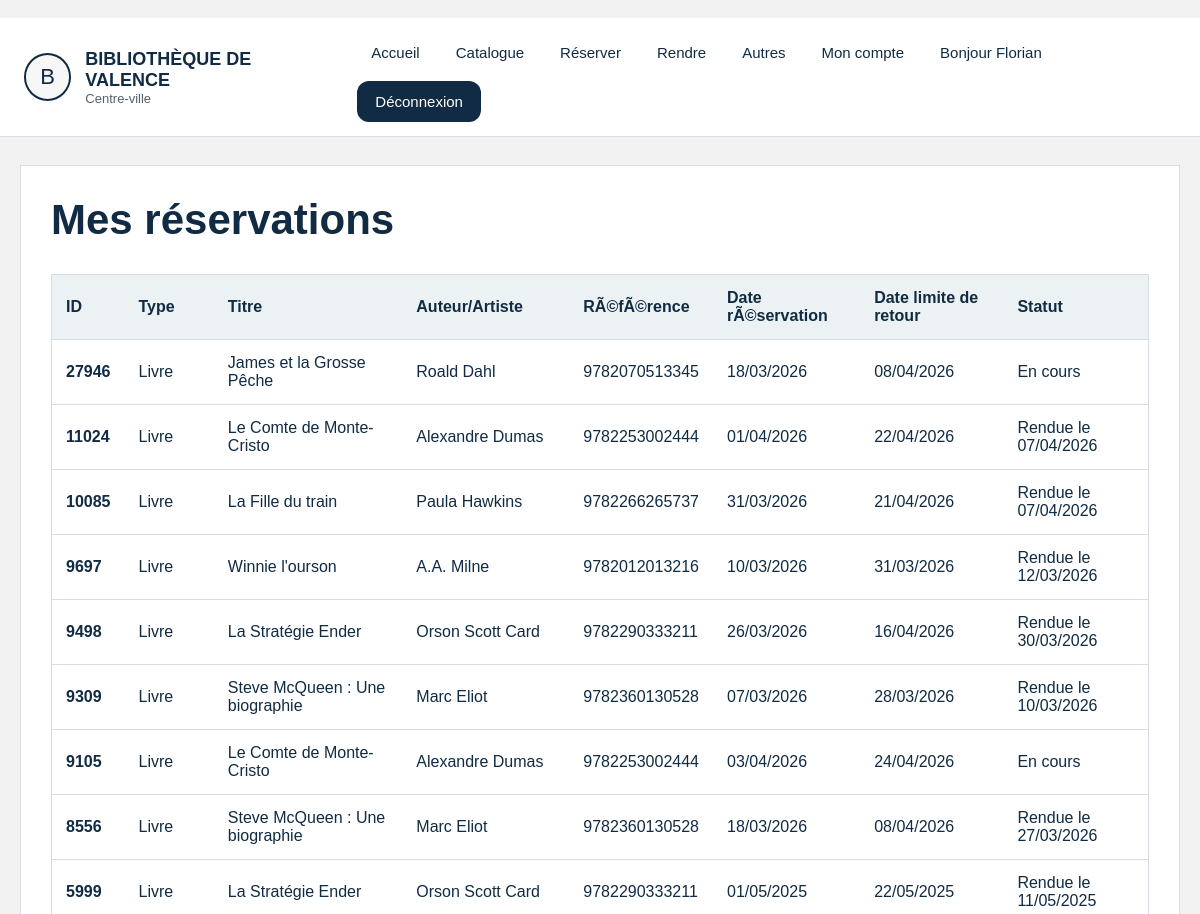
The app's page /mes_reservations (signed in, upper part), older data.
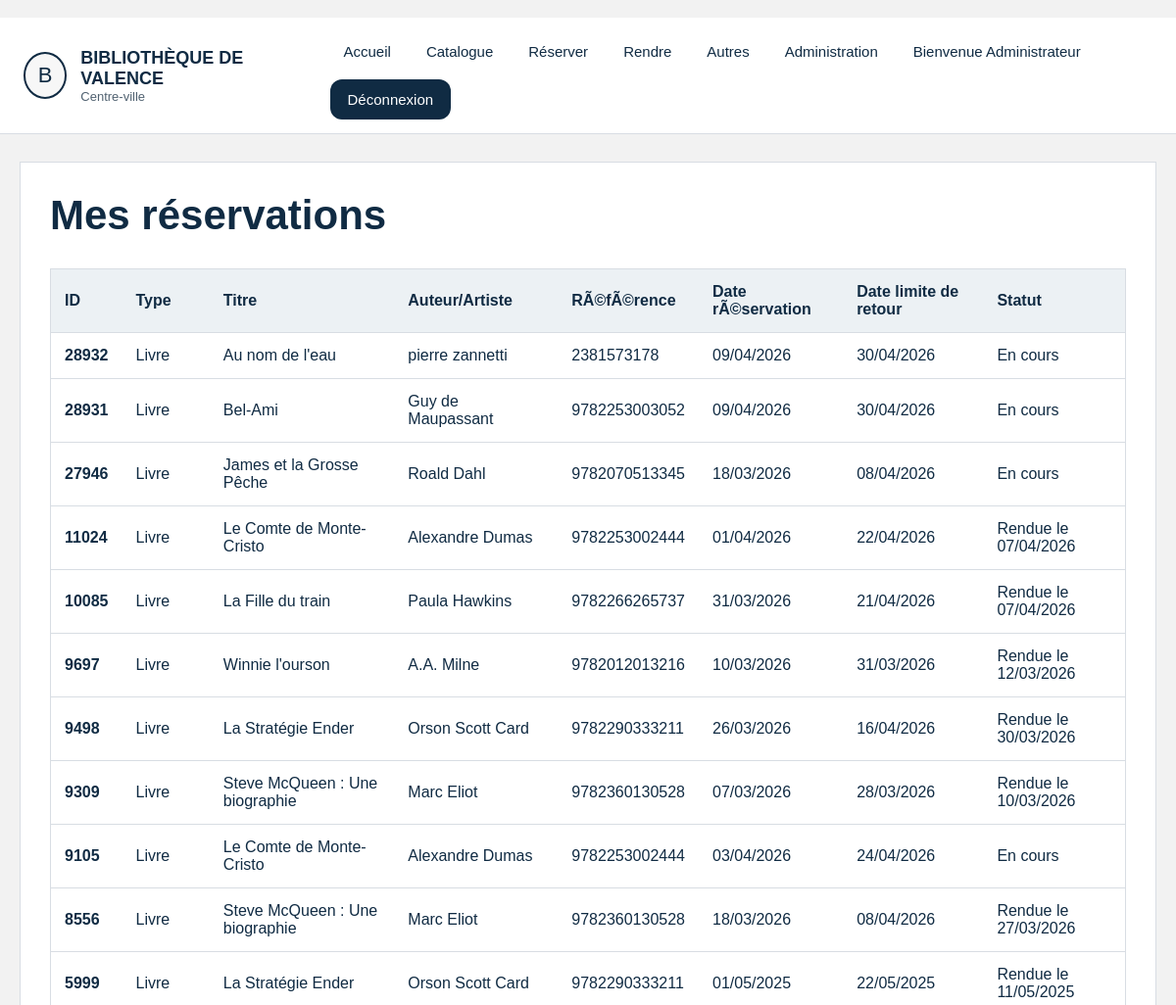
The same page, newer data.
### tables this page shows
CREATE TABLE LIVRE (id_livre INTEGER PRIMARY KEY, nom_livre TEXT, auteur_livre TEXT, maison_edition_livre TEXT, annee_livre NUMERIC, id_categorie NUMERIC REFERENCES CATEGORIE (id_categorie), ISBN_livre NUMERIC, resume TEXT, image TEXT, disponibilité INTEGER, total_exemplaires INTEGER);

### main.py (the view)
@application.route("/mes_reservations")
def mes_reservations():
    redirection = verifier_connexion()
    if redirection:
        return redirection
    reservations = bdd().execute(
        """
        SELECT type_media, id_reservation, nom_media, auteur_media, reference_media, date_reservation, date_limite_retour, date_retour_effective
        FROM VUE_MES_RESERVATIONS
        WHERE id_client = ?
        ORDER BY id_reservation DESC
        """,
        (session["utilisateur"]["id"],),
    ).fetchall()
    return render_template("mes_reservations.html", reservations=reservations)

### fonctions.py (called while the page is built)
def bdd(base_path=BASE_DONNEES):
    if "bdd" not in g:
        g.bdd = sqlite3.connect(base_path)
        g.bdd.row_factory = sqlite3.Row
    return g.bdd

def fermer_bdd(_erreur=None):
    connexion = g.pop("bdd", None)
    if connexion:
        connexion.close()

def faire_slug(texte):
    return "-".join(str(texte).strip().lower().split()) # permet de convertir un m eSSage en message

def categories_menu(base_path=BASE_DONNEES):
    try:
        lignes = bdd(base_path).execute(
            "SELECT id_categorie, nom_categorie FROM CATEGORIE ORDER BY id_categorie"
        ).fetchall()
    except Exception:
        return []
    return [
        {
            "id": l["id_categorie"],
            "nom": l["nom_categorie"],
            "categorie_url": faire_slug(l["nom_categorie"]),
        }
        for l in lignes
    ]

def verifier_connexion():
    if "utilisateur" not in session:
        return redirect(url_for("connexion", next=request.path))
    return None

def contexte_global(base_path=BASE_DONNEES):
    return {
        "utilisateur": session.get("utilisateur"),
        "admin_connecte": bool(session.get("admin")),
        "menu_categories": categories_menu(base_path),
    }

### templates/mes_reservations.html (shortened to what this page needs)
﻿{% extends "base.html" %}
{% block content %}
<h1>Mes réservations</h1>
<div class="table-conteneur">
    <table class="tableau-horaires">
        <thead>
            <tr>
                <th>ID</th>
                <th>Type</th>
                <th>Titre</th>
                <th>Auteur/Artiste</th>
                <th>RÃ©fÃ©rence</th>
                <th>Date rÃ©servation</th>
                <th>Date limite de retour</th>
                <th>Statut</th>
            </tr>
        </thead>
        <tbody>
            {% for r in reservations %}
            <tr>
                <td>{{ r['id_reservation'] }}</td>
                <td>{{ r['type_media'] }}</td>
                <td>{{ r['nom_media'] }}</td>
                <td>{{ r['auteur_media'] or '-' }}</td>
                <td>{{ r['reference_media'] }}</td>
                <td>{{ r['date_reservation'] }}</td>
                <td>{{ r['date_limite_retour'] or '-' }}</td>
                <td>
                    {% if r['date_retour_effective'] %}
                        Rendue le {{ r['date_retour_effective'] }}
                    {% else %}
                        En cours
                    {% endif %}
                </td>
            </tr>
            {% else %}
            <tr>
                <td colspan="8">Aucune réservation pour le moment.</td>
            </tr>
            {% endfor %}
        </tbody>
    </table>
</div>
{% endblock %}

Row changes from the older to the newer data that the page shows:
now on this page (row edited): LIVRE: id_reservation "28932", type_media "Livre", nom_media "Au nom de l'eau", auteur_livre "pierre zannetti", reference_media "2381573178", date_reservation "09/04/2026", r "30/04/2026", shows "En cours"
now on this page (row edited): LIVRE: id_reservation "28931", type_media "Livre", nom_media "Bel-Ami", auteur_livre "Guy de Maupassant", reference_media "9782253003052", date_reservation "09/04/2026", r "30/04/2026", shows "En cours"
Text that changed along with them:
{{ utilisateur.prenom }}: "Florian" → (not shown)
text no longer shown: "Mon compte Bonjour"
text now shown: "Administration Bienvenue Administrateur"
